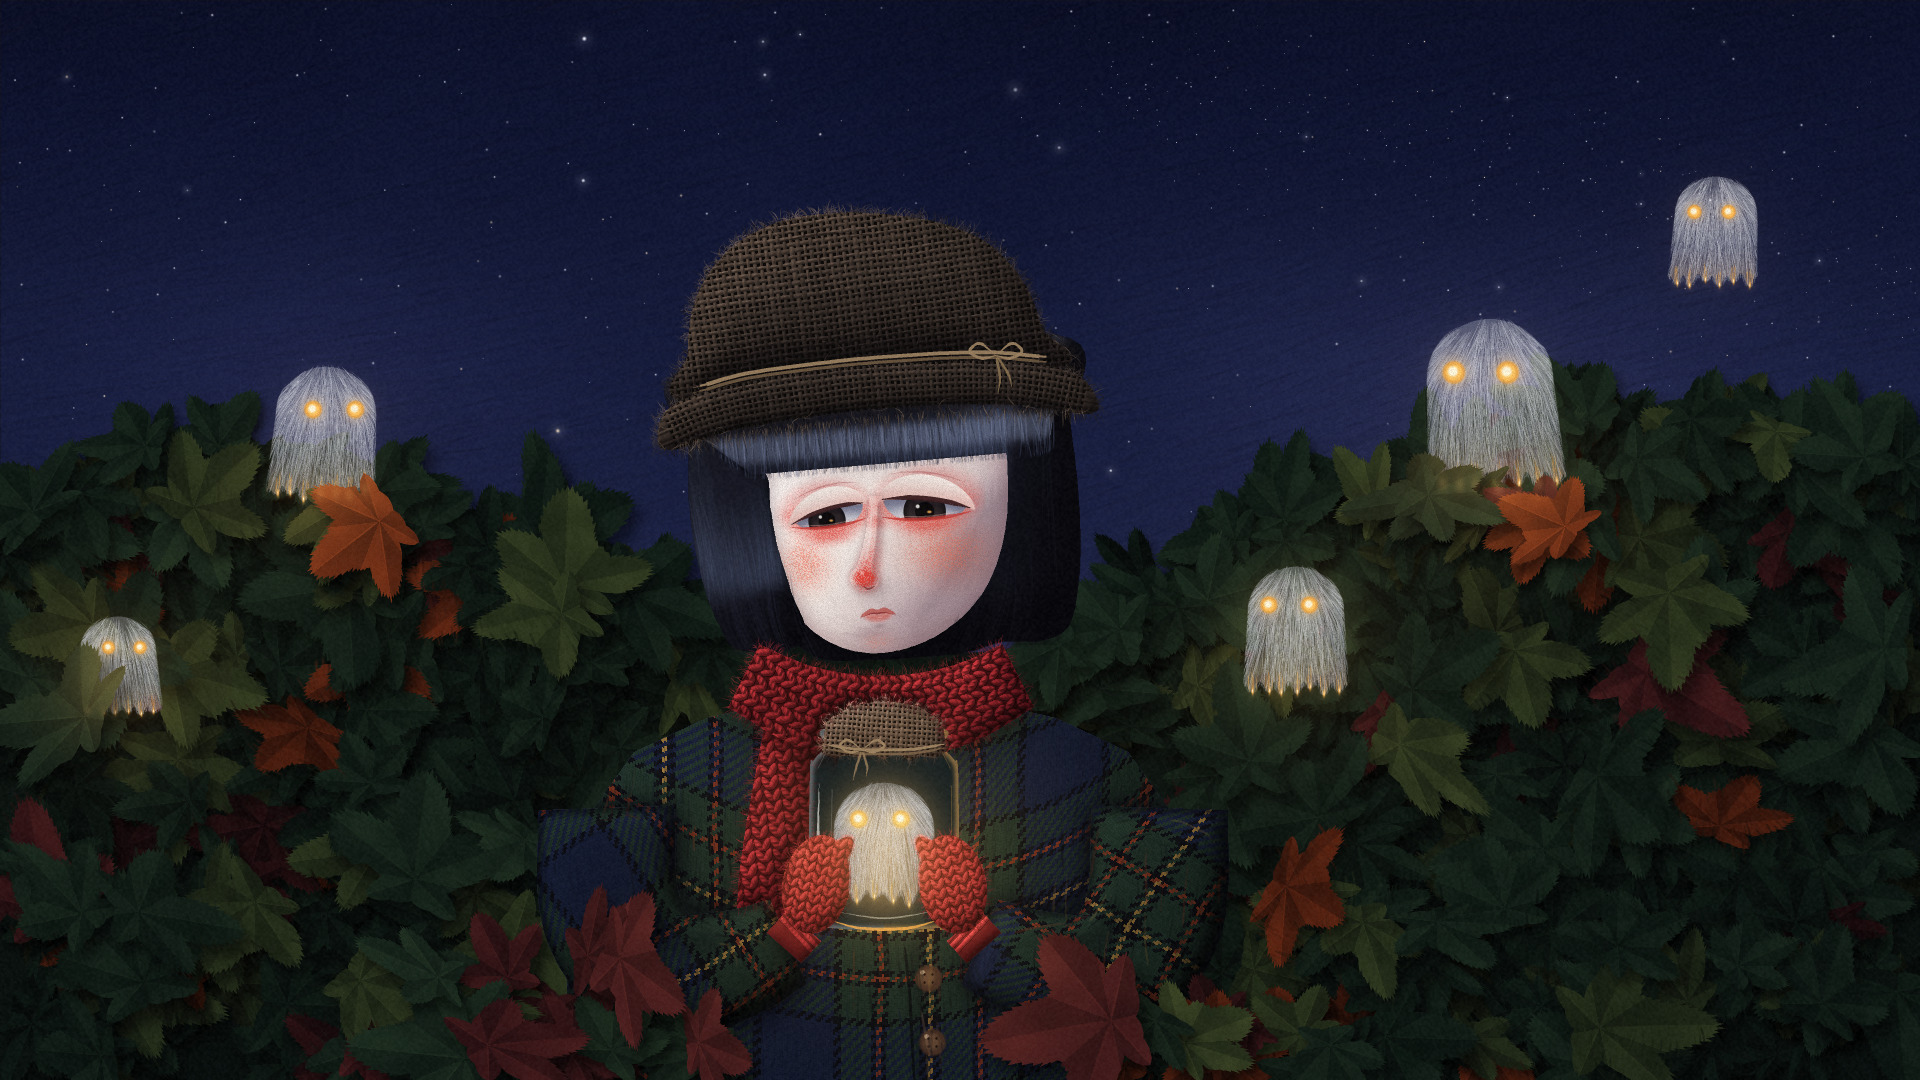

Write Python code to recreate this figure.
"""Example (poetic halloween): 罐子里的小幽灵 · The Ghost in the Jar -- a melancholic, surreal picture-book portrait
for an autumn night.

The last night of October. A pale child with a blunt jet-black bob and a dead-straight fringe, under a slouchy
burlap cloche with a frayed brim and a twine band, stands in a dark hedge of leaves. In her oxblood mittens she
holds a glass jar tied with a burlap cover; inside it a tiny sheet-ghost glows, and she looks down at it with heavy,
half-closed eyes that mirror its light. Its glow warms the wool, the glass and the underside of her face. More little
ghosts peer out of the hedge and float in the starry indigo sky, watching. Porcelain skin flushed red round the eyes,
on the nose and the cheeks; a chunky knit scarf up to the chin, a dark tartan coat with two horn buttons, a fine
printed grain over everything.

Painted in the order an illustrator works on a dark board: the board -> a chalk underdrawing -> the night sky and
stars -> the dark hedge -> flat colour -> simplified volumes (the porcelain face, the sculpted bob and its sheen) ->
the textiles (burlap, tartan, knit) -> the face (eyes, flush, nose, mouth) -> the jar and the ghosts, whose light
then warms everything near them -> the leaves in front, loose fibres and the last touches. --stages writes those
steps as snapshots for the draw-on. No image model.
python3 poetichalloween_ghost_jar.py [out.jpg] [--stages DIR]
"""
import os, sys, time
sys.path.insert(0, os.path.join(os.path.dirname(os.path.abspath(__file__)), '..', 'lib'))
import numpy as np
from core import blur, smoothstep, noise2d
from poetichalloween import PoeticHalloween

W, H = 1920, 1080
HC = np.array([880.0, 500.0])            # centre of her face (between the eyes)
TILT_D = -5.0                            # head tilted toward her right shoulder, looking down
TILT = np.deg2rad(TILT_D)
CS, SN = np.cos(TILT), np.sin(TILT)
JAR = dict(cx=884.0, top=726.0, bot=930.0, neck=56.0, half=74.0)
GHOST = dict(cx=884.0, top=782.0, w=96.0, h=118.0)            # the one in the jar
OTHERS = [dict(cx=1490.0, top=318.0, w=122.0, h=168.0, look=(-1.0, 0.2), lean=4.0),
          dict(cx=1716.0, top=176.0, w=78.0, h=108.0, look=(-0.8, 0.4), lean=-3.0),
          dict(cx=1296.0, top=566.0, w=92.0, h=126.0, look=(-1.0, -0.2), lean=0.0),
          dict(cx=326.0, top=366.0, w=96.0, h=132.0, look=(1.0, 0.3), lean=-4.0),
          dict(cx=118.0, top=616.0, w=72.0, h=98.0, look=(1.0, 0.0), lean=3.0)]


def F(u, v):
    """face-local (u right, v down, before the tilt) -> canvas"""
    return (HC[0] + u * CS - v * SN, HC[1] + u * SN + v * CS)


def FL(pts):
    return [F(u, v) for u, v in pts]


def to_local(x, y):
    dx, dy = x - HC[0], y - HC[1]
    return dx * CS + dy * SN, -dx * SN + dy * CS


class Scene:
    def __init__(self, p):
        self.p = p
        self.plan()

    def __setattr__(self, k, v):
        # some forty canvas-sized masks and light fields are kept: float16 is plenty for 0..1 coverage and halves
        # them, which keeps the peak well under 1 GB
        if isinstance(v, np.ndarray) and v.dtype == np.float32 and v.shape == (H, W):
            v = v.astype(np.float16)
        object.__setattr__(self, k, v)

    # ------------------------------------------------------------------ shapes, planned before any paint
    def plan(self):
        p = self.p
        # the face: a child's soft oval turned a little to the viewer's left (features shifted, chin off-centre)
        self.face_pts = [(-106, -140), (-116, -80), (-120, -20), (-117, 34), (-106, 80), (-86, 116), (-56, 141),
                         (-20, 152), (18, 149), (56, 134), (92, 104), (116, 60), (128, 4), (129, -70), (120, -140)]
        self.face = p.poly(FL(self.face_pts), smooth=True)
        # the bob: one solid mass from under the hat to a blunt cut at the jaw; the far-side curtain falls in
        # front of the far cheek, the near side shows behind the near cheek
        self.bob = p.poly(FL([(-176, -150), (-186, -70), (-190, 0), (-184, 64), (-172, 108), (-158, 134),
                              (-126, 142), (-96, 138), (-60, 156), (60, 160), (110, 152), (150, 154), (178, 140),
                              (192, 90), (198, 20), (196, -60), (188, -150)]), smooth=True)
        self.curtain_l = p.poly(FL([(-160, -60), (-186, -40), (-190, 0), (-184, 64), (-172, 108), (-158, 134),
                                    (-126, 142), (-96, 138), (-86, 120), (-96, 86), (-106, 40), (-110, 0),
                                    (-112, -36), (-140, -48)]), smooth=True)
        # the fringe: dead straight across, just above the eyes
        self.fringe = p.poly(FL([(-172, -160), (178, -160), (188, -100), (172, -36), (-124, -36), (-176, -80)]))
        # the hat: a slouchy burlap cloche pulled down to the fringe -- a soft lopsided crown, a short brim that
        # turns down and frays at its edge, a twine band
        self.brim_pts = [(-216, -80), (-202, -110), (-150, -126), (-60, -134), (40, -134), (140, -126), (204, -110),
                         (226, -78), (212, -68), (150, -82), (60, -90), (-40, -90), (-140, -82), (-202, -68)]
        self.brim = p.poly(FL(self.brim_pts), smooth=True)
        self.brim_path = FL([(-206, -88), (-150, -104), (-50, -112), (50, -112), (150, -104), (214, -88)])
        self.crown_pts = [(-172, -112), (-178, -164), (-166, -216), (-134, -258), (-84, -284), (-24, -290),
                          (30, -284), (86, -270), (132, -244), (162, -204), (176, -158), (178, -112)]
        self.crown = p.poly(FL(self.crown_pts), smooth=True)
        self.band_path = FL([(-176, -128), (-120, -138), (-40, -142), (40, -142), (120, -138), (178, -128)])
        self.hat = np.clip(self.brim + self.crown, 0, 1)
        # the coat: a child's narrow shoulders, two sleeves that bend in to the jar
        coat = p.poly([(784, 700), (706, 718), (634, 752), (594, 808), (572, 900), (562, 1080), (1200, 1080),
                       (1190, 900), (1168, 808), (1128, 752), (1056, 718), (978, 700)])
        sw = [136, 140, 132, 112, 92]
        self.sleeves = np.clip(p.tube([(606, 808), (612, 914), (660, 976), (730, 966), (788, 942)], sw) +
                               p.tube([(1160, 808), (1154, 914), (1108, 976), (1038, 966), (980, 942)], sw), 0, 1)
        self.coat = np.clip(coat + self.sleeves, 0, 1)
        # the scarf: a thick roll up to the chin, one end hanging down the front
        self.scarf_path = [(744, 676), (806, 706), (880, 718), (956, 706), (1018, 676)]
        self.scarf_roll = p.tube(self.scarf_path, [70, 80, 86, 80, 70])
        self.end_path = [(808, 712), (792, 790), (778, 870), (772, 940)]
        self.scarf_end = p.tube(self.end_path, [80, 78, 76, 74])
        self.scarf = np.clip(self.scarf_roll + self.scarf_end, 0, 1)
        # the jar: a neck, round shoulders, a straight body; a burlap cover tied over its mouth
        j = JAR
        cx, t, b, nk, hf = j['cx'], j['top'], j['bot'], j['neck'], j['half']
        self.jar = p.poly([(cx - nk, t + 2), (cx + nk, t + 2), (cx + nk + 2, t + 20), (cx + hf - 4, t + 34),
                           (cx + hf, t + 50), (cx + hf, b - 18), (cx + hf - 8, b - 4), (cx, b), (cx - hf + 8, b - 4),
                           (cx - hf, b - 18), (cx - hf, t + 50), (cx - hf + 4, t + 34), (cx - nk - 2, t + 20)],
                          smooth=True)
        r = np.random.default_rng(3)
        hem = [(cx + 62 - k * 124 / 10, t + 28 + (6 if k % 2 else 0) + r.uniform(-3, 3)) for k in range(11)]
        self.cover = p.poly([(cx - 62, t + 22), (cx - 58, t - 4), (cx - 34, t - 20), (cx, t - 26), (cx + 34, t - 20),
                             (cx + 58, t - 4), (cx + 62, t + 22)] + hem, smooth=False)
        self.cover = p.soften(self.cover, 0.8)
        # mittens holding the jar from the sides, thumbs over the front; ribbed cuffs at the wrists
        self.mitt_l = np.maximum(p.ellipse(816, 884, 34, 50, 12), p.ellipse(840, 852, 11, 21, 35))
        self.mitt_r = np.maximum(p.ellipse(952, 884, 34, 50, -12), p.ellipse(928, 852, 11, 21, -35))
        self.mittens = np.clip(self.mitt_l + self.mitt_r, 0, 1)
        self.cuff_l = p.tube([(804, 926), (784, 948)], 46) * (1 - self.mittens)
        self.cuff_r = p.tube([(964, 926), (984, 948)], 46) * (1 - self.mittens)
        self.cuffs = np.clip(self.cuff_l + self.cuff_r, 0, 1)
        # the hedge behind her
        self.hedge_line = ([0, 160, 330, 470, 600, 760, 1000, 1180, 1300, 1450, 1620, 1780, 1920],
                           [520, 470, 500, 560, 610, 640, 650, 600, 520, 470, 430, 452, 470])
        self.hedge = p.below(*self.hedge_line)
        # visible parts (front to back)
        hands = np.clip(self.mittens + self.cuffs, 0, 1)
        self.v_hands = hands
        self.v_jar = self.jar * (1 - hands)
        self.v_cover = self.cover * (1 - hands)
        jar_all = np.clip(self.jar + self.cover, 0, 1)
        self.v_sleeves = self.sleeves * (1 - hands)
        self.v_scarf = self.scarf * (1 - hands) * (1 - self.sleeves) * (1 - jar_all)
        self.v_coat = self.coat * (1 - self.scarf) * (1 - hands) * (1 - self.sleeves) * (1 - jar_all)
        self.v_fringe = self.fringe * (1 - self.hat)
        self.v_face = self.face * (1 - self.fringe) * (1 - self.curtain_l) * (1 - self.hat) * (1 - self.scarf)
        self.v_curtain = self.curtain_l * (1 - self.hat) * (1 - self.fringe) * (1 - self.scarf)
        self.v_bob = self.bob * (1 - self.face) * (1 - self.hat) * (1 - self.fringe) * (1 - self.curtain_l) * \
            (1 - self.scarf) * (1 - self.coat)
        self.hair = np.clip(self.v_bob + self.v_curtain + self.v_fringe, 0, 1)
        self.figure = np.clip(self.hat + self.bob + self.face + self.coat + self.scarf + hands + jar_all, 0, 1)

    # ------------------------------------------------------------------ hair flow (degrees)
    def hair_flow(self, x, y):
        x = np.asarray(x, np.float32); y = np.asarray(y, np.float32)
        u, v = to_local(x, y)
        turn = 22 * smoothstep(70, 150, v) * np.where(u < 0, -1, 1)       # ends turned under, toward the neck
        fringe = (v > -160) & (v < -30) & (np.abs(u) < 172)
        a = np.where(fringe, 90.0, 90 + turn + 6 * np.clip(u / 180, -1, 1))
        return a + TILT_D

    # ------------------------------------------------------------------ 1. chalk underdrawing
    def sketch(self):
        p = self.p
        r = np.random.default_rng(5)
        sk = lambda pts, a=0.42, w=2.0, **kw: p.sketch(pts, 'chalk', w, a, seed=int(r.integers(1 << 30)), **kw)
        sk(FL(self.face_pts[1:-1]))
        sk(FL([(-176, -150), (-190, 0), (-172, 108), (-126, 142), (-86, 112)]))
        sk(FL([(188, -150), (198, 20), (178, 140), (110, 152)]))
        sk(FL([(-124, -36), (172, -36)]), smooth=False)
        sk(FL(self.brim_pts[:8]))
        sk(FL(self.crown_pts))
        sk(FL([(-54 - 32, 6), (-54 + 32, 2)]), 0.28, smooth=False)
        sk(FL([(46 - 36, 4), (46 + 36, 0)]), 0.28, smooth=False)
        sk(FL([(-4, -4), (-8, 28), (-14, 54), (-22, 76)]), 0.25)
        sk([(634, 752), (594, 808), (572, 900), (562, 1080)]); sk([(1128, 752), (1168, 808), (1190, 900), (1200, 1080)])
        sk(self.scarf_path, 0.28); sk([(788, 942), (660, 976), (612, 914)]); sk([(980, 942), (1108, 976), (1154, 914)])
        j = JAR
        sk([(j['cx'] - j['neck'], j['top']), (j['cx'] - j['half'], j['top'] + 50), (j['cx'] - j['half'], j['bot'] - 18),
            (j['cx'], j['bot']), (j['cx'] + j['half'], j['bot'] - 18), (j['cx'] + j['half'], j['top'] + 50),
            (j['cx'] + j['neck'], j['top'])], 0.3)
        for (cx, cy, rx, ry, rot) in ((816, 884, 34, 50, 12), (952, 884, 34, 50, -12)):
            t = np.linspace(0, 2 * np.pi, 30)
            c, s = np.cos(np.deg2rad(rot)), np.sin(np.deg2rad(rot))
            sk([(cx + rx * np.cos(a) * c - ry * np.sin(a) * s, cy + rx * np.cos(a) * s + ry * np.sin(a) * c)
                for a in t], 0.25)
        for g in [GHOST] + OTHERS:
            cx, top, w, h = g['cx'], g['top'], g['w'], g['h']
            R = w / 2
            t = np.linspace(np.pi, 2 * np.pi, 14)
            sk([(cx - R * 1.08, top + h * 0.95)] + [(cx + R * np.cos(a), top + R + R * np.sin(a)) for a in t] +
               [(cx + R * 1.08, top + h * 0.95)], 0.22, 1.3)
        xs, ys = self.hedge_line
        sk(list(zip(xs[:5], ys[:5])), 0.18); sk(list(zip(xs[7:], ys[7:])), 0.18)

    # ------------------------------------------------------------------ 2. night sky
    def sky(self):
        p = self.p
        val = p.value(0.15, 0.85, 0, 760, mottle=0.06, scale=260, seed=21)
        p.wash(p.rect(0, 0, W, H), ('night', val), 1.0, grain=0.3, edge=0)
        # a faint haze low over the hedge on the right, a hint of violet on the left
        p.glaze(p.spot(1500, 380, 700, 260, solid=0.0), 'haze', 0.22, 'screen')
        p.glaze(p.spot(300, 360, 520, 220, solid=0.0), 'dusk', 0.18, 'screen')
        # the painterly hand: fine diagonal strokes over the whole sky, colours from the sky under them
        fl = p.flow(-14, 8, 300, seed=22)
        p.strokes(p.rect(0, 0, W, 760), fl, 'canvas', (50, 120), (2.5, 4.5), 1.1, pressure=0.7, alpha=0.55,
                  value=0.07, hue=0.03, streak=0.4, soft=0.6, seed=23)
        p.strokes(p.rect(0, 0, W, 760), fl, ('night', val * 1.1 + 0.05), (30, 80), (1.5, 2.5), 0.5, pressure=0.6,
                  alpha=0.3, value=0.1, seed=24)
        keep = 1 - p.soften(self.figure, 12)
        p.stars(p.rect(0, 0, W, 560) * keep * smoothstep(620, 360, p.YY), 260, (0.5, 1.4), bright=0.07, seed=25)
        # a thin drift of small stars across the upper right
        band = np.exp(-((p.YY - (40 + 0.26 * (p.XX - 1000))) / 70.0) ** 2) * (p.XX > 1050)
        p.stars(band * keep, 220, (0.4, 0.9), bright=0.02, seed=26)

    # ------------------------------------------------------------------ 3. the dark hedge
    def hedge_leaves(self):
        p = self.p
        hm = self.hedge
        p.wash(hm, ('leaf', p.value(0.25, 0.05, 420, 1080, seed=31)), 1.0, grain=0.3, edge=0.6)
        reg = blur(hm, 18) * (1 - 0.92 * p.soften(self.figure, 4))
        greens = ('leaf', 'leaf', 'leaf_olive', 'leaf')
        p.foliage(reg, 270, (70, 130), greens, (0.04, 0.3), veins=0.28, seed=32)
        p.foliage(reg, 240, (80, 140), greens + greens + ('leaf_maroon', 'leaf_rust'), (0.08, 0.42), veins=0.32,
                  seed=33)
        # the leaves along the top edge of the hedge, against the sky
        xs, ys = self.hedge_line
        yl = np.interp(np.arange(W, dtype=np.float32), xs, ys)
        top = smoothstep(60, 0, np.abs(p.YY - yl[None])) * (1 - p.soften(self.figure, 6))
        p.foliage(top, 90, (70, 120), greens, (0.14, 0.45), veins=0.32, seed=34)
        # a painterly pass: short strokes in the colour under them
        p.strokes(hm * (1 - self.figure), p.flow(60, 60, 90, seed=35), 'canvas', (16, 36), (2.0, 3.5), 0.6,
                  pressure=0.66, alpha=0.4, value=0.1, hue=0.04, seed=36)

    # ------------------------------------------------------------------ 4. flat colour
    def block(self):
        p = self.p
        p.wash(self.v_coat + self.v_sleeves, 'navy', 1.0, grain=0.3, edge=0.3)
        p.wash(self.hair, 'hair_black', 1.0, grain=0.15, edge=0.3)
        p.wash(self.v_face, 'porcelain', 1.0, grain=0.15, edge=0.3)
        p.wash(self.v_scarf, 'oxblood', 1.0, grain=0.25, edge=0.5)
        p.wash(self.v_hands, 'oxblood', 1.0, grain=0.25, edge=0.5)
        p.wash(self.v_jar, '#1d2a33', 0.55, grain=0.2, edge=0.3)
        p.wash(self.v_cover, 'burlap', 1.0, grain=0.3, edge=0.6)
        p.wash(self.hat, 'burlap_dark', 1.0, grain=0.3, edge=0.6)

    # ------------------------------------------------------------------ 5. simplified volumes
    def model(self):
        p = self.p
        # porcelain face: a soft dome, cool grey-mauve on the shadow side, the fringe's shadow on the brow
        face_r = ('#9c8790', '#bca9ae', '#d8cac8', '#ece2dd', '#f8f2ee')
        self.face_lit = p.model(self.v_face, face_r, light=(-0.8, -0.4, 0.45), sigma=84, lo=0.0, hi=1.0,
                                gamma=0.9, grain=0.12, edge=0.3, mottle=0.04)
        p.glaze(np.maximum(p.spot(*F(60, 58), 84, 60, TILT_D, solid=0.0), p.spot(*F(-78, 54), 48, 54, TILT_D, solid=0.0))
                * self.v_face, '#f0c9bd', 0.35, 'multiply')
        p.glaze(p.soften(self.fringe, 10) * self.v_face, '#b39fa8', 0.5, 'multiply')
        rim = (1 - smoothstep(0.35, 0.95, p.soften(self.face, 16))) * self.v_face
        p.glaze(rim, '#c2adb5', 0.6, 'multiply')
        sockets = np.maximum(p.spot(*F(-54, -6), 52, 32, TILT_D, solid=0.1), p.spot(*F(46, -8), 58, 34, TILT_D, solid=0.1))
        p.glaze(sockets * self.v_face, '#cbb6bd', 0.5, 'multiply')
        p.glaze(p.spot(*F(78, 66), 52, 46, TILT_D, solid=0.0) * self.v_face, '#d0bfc4', 0.35, 'multiply')
        p.glaze(p.spot(*F(-20, 132), 34, 14, TILT_D, solid=0.0) * self.v_face, '#bfa8b1', 0.4, 'multiply')
        p.glaze(p.spot(*F(-70, 40), 40, 30, TILT_D, solid=0.0) * self.v_face, '#ffffff', 0.25, 'screen')
        p.glaze(p.soften(self.scarf, 9) * self.v_face * (1 - self.scarf), '#7a6470', 0.5, 'multiply')
        p.strokes(self.v_face, p.contour(self.face, 24, fallback=80), 'canvas', (24, 50), (3, 5), 0.6,
                  pressure=0.6, opacity=0.95, alpha=0.35, value=0.03, streak=0.3, clip=self.v_face, seed=41)
        # the bob: one sculpted mass lit as a whole, a sheen band, a whisper of strands
        hm = np.clip(self.bob + self.fringe + self.curtain_l, 0, 1)
        lit = p.shading(hm, sigma=80)
        self.hair_lit = lit
        p.model(self.hair, 'hair', lit=lit, lo=0.0, hi=0.66, grain=0.15, edge=0.3)
        # where the far curtain turns away along the cheek, and the hat's shadow on the hair
        inner = p.soften(self.curtain_l, 7) * (1 - p.soften(self.curtain_l, 7)) * 4 * self.v_curtain * \
            smoothstep(0.02, 0.2, p.soften(self.face, 14))
        p.glaze(inner, '#000000', 0.5, 'normal')
        p.glaze(p.soften(self.hat, 14) * self.hair * (1 - self.hat), '#000000', 0.5, 'normal')
        fld = self.hair_flow
        p.sheen(self.hair, fld, lit, band=(0.5, 0.66, 0.8), colour='hair_sheen', alpha=0.45, strokes=0.25, seed=42)
        # the fringe curves forward under the hat: a soft band of sheen across its upper part
        u_, v_ = to_local(p.XX, p.YY)
        fb = self.v_fringe * smoothstep(-84, -66, v_) * smoothstep(-36, -58, v_)
        p.sheen(self.v_fringe, fld, 0.5 + 0.3 * fb, band=(0.55, 0.8, 0.95), colour='hair_shine', alpha=0.45,
                strokes=0.4, seed=47)
        del u_, v_
        cols = ('jet', 'hair_black', 'hair_dark', 'hair')
        p.strands(np.clip(self.v_bob + self.v_curtain, 0, 1), fld, cols, n=500, length=(60, 160), width=(1.0, 1.6),
                  shade=lit, spread=0.25, alpha=0.3, lock=(10, 6), seed=45)
        p.strands(self.v_fringe, fld, ('jet', 'hair_dark', 'hair', 'hair_sheen'), n=320, length=(30, 70),
                  width=(0.9, 1.4), shade=0.25 + 0.5 * fb, spread=0.3, alpha=0.4, seed=46)
        # the coat and sleeves: a dark under-colour lit from the upper left (the tartan goes on in the next step)
        self.coat_lit = np.clip(p.shading(self.coat, sigma=80) * (1 - self.sleeves) +
                                p.shading(self.sleeves, sigma=30) * self.sleeves, 0, 1)
        p.model(self.v_coat + self.v_sleeves, ('#0b0e19', '#141a2c', '#1d2539', '#2a3349', '#3a4459'),
                lit=self.coat_lit, grain=0.3, edge=0.3)
        # wool: oxblood, rounded
        p.model(self.v_scarf, 'oxblood', sigma=22, lo=0.05, hi=0.68, grain=0.25, edge=0.5)
        p.model(self.mitt_l, 'oxblood', sigma=18, lo=0.05, hi=0.7, grain=0.25, edge=0.5)
        p.model(self.mitt_r * (1 - self.mitt_l), 'oxblood', sigma=18, lo=0.05, hi=0.7, grain=0.25, edge=0.5)
        p.model(self.cuffs, 'oxblood', sigma=10, lo=0.05, hi=0.7, grain=0.25, edge=0.5)
        # burlap hat: a modelled crown, the brim darker underneath, the brim's shadow on the crown; the jar's cover
        hat_r = ('#0d0b0b', '#171312', '#221c19', '#2f2722', '#43372f')
        p.model(self.crown * (1 - self.brim), hat_r, sigma=50, lo=0.08, hi=1.0, grain=0.3, edge=0.5)
        p.model(self.brim, hat_r, sigma=14, lo=0.05, hi=0.85, grain=0.3, edge=0.5)
        p.model(self.v_cover, 'burlap', sigma=14, lo=0.15, hi=1.0, grain=0.3, edge=0.5)

    # ------------------------------------------------------------------ 6. textiles
    def cloth(self):
        p = self.p
        # burlap on the hat (the brim woven along its curve) and on the jar's cover
        p.burlap(self.crown * (1 - self.brim), angle=TILT_D - 3, period=6.4, strength=0.8, seed=51)
        bs, bt = p.along(self.brim_path, self.brim)
        p.burlap(self.brim, coords=(bs, bt), period=6.0, strength=0.8, seed=53)
        del bs, bt
        p.burlap(self.v_cover, angle=4, period=5.0, strength=0.8, seed=54)
        # a soft dent and two creases in the crown, a twine band with a small bow on the side
        for pts in ([(-100, -262), (-40, -270), (10, -266)], [(-130, -170), (-112, -224)], [(96, -180), (118, -236)]):
            p.line(FL(pts), 3.0, '#060505', 0.4, taper=(0.5, 0.5))
        p.line(self.band_path, 4.0, '#9a8060', 0.95, taper=(0.05, 0.05))
        p.line([(x, y + 5) for x, y in self.band_path], 3.4, '#6f5a42', 0.9, taper=(0.05, 0.05))
        bx, by = F(128, -134)
        for sg in (-1, 1):
            p.line([(bx, by), (bx + sg * 16, by - 12), (bx + sg * 26, by - 4), (bx + sg * 14, by + 3), (bx, by)], 3.0,
                   '#9a8060', 0.95, taper=(0.2, 0.2))
        p.line([(bx, by), (bx + 4, by + 22), (bx + 2, by + 38)], 2.8, '#87704f', 0.9, taper=(0.1, 0.6))
        p.line([(bx, by), (bx + 12, by + 18), (bx + 16, by + 32)], 2.8, '#87704f', 0.9, taper=(0.1, 0.6))
        # the frayed edge of the brim: loose threads hanging from it
        edge = np.zeros((H, W), np.float32)
        for uu in np.linspace(-200, 210, 240):
            x, y = F(uu, -72 - 12 * (1 - (uu / 215) ** 2))
            edge[int(y) - 1:int(y) + 2, int(x) - 1:int(x) + 2] = 1
        p.strands(self.brim, 90 + TILT_D, ('burlap', 'burlap_light', 'burlap_hi'), n=260, length=(6, 20),
                  width=(0.7, 1.2), roots=edge, clip=False, curl=3, jitter=14, alpha=0.75, seed=57)
        del edge
        p.fuzz(self.hat, (5, 16), n=900, width=(0.7, 1.1), out=0.65, alpha=0.6, lift=0.4, curl=20, seed=55)
        p.fuzz(self.v_cover, (3, 9), n=240, width=(0.6, 1.0), out=0.6, alpha=0.6, lift=0.3, curl=20, seed=56)
        # tartan coat: a dark sett with thin rust and ochre lines, checks wobbling with the folds
        sett = [('navy', 14), ('tar', 3), ('bottle', 12), ('tar', 2), ('#6a2c1c', 2), ('tar', 2), ('bottle', 12),
                ('tar', 3), ('#806232', 1)]
        nu = (noise2d(H, W, 140, 3, 61) - 0.5) * 16; nv = (noise2d(H, W, 140, 3, 62) - 0.5) * 16
        U = p.XX + nu; V = p.YY + nv + 0.05 * (p.XX - 880) ** 2 / 40
        p.tartan(self.v_coat, sett, 2.6, coords=(U, V), lit=self.coat_lit, lo=0.28, hi=1.15, seed=63)
        for (sm, ang) in ((self.v_sleeves * (p.XX < 880), -34), (self.v_sleeves * (p.XX >= 880), 34)):
            a = np.deg2rad(ang)
            Us = (p.XX * np.cos(a) + p.YY * np.sin(a)) + nu; Vs = (-p.XX * np.sin(a) + p.YY * np.cos(a)) + nv
            p.tartan(sm, sett, 2.6, coords=(Us, Vs), lit=self.coat_lit, lo=0.22, hi=1.2, seed=64)
        del nu, nv, U, V
        # folds and shadows: the crease inside each elbow, the scarf's and the sleeves' shadow on the coat
        folds = np.maximum.reduce([p.tube([(640, 904), (676, 944), (722, 938)], 16),
                                   p.tube([(1124, 904), (1090, 944), (1044, 938)], 16)])
        p.glaze(p.soften(folds, 8) * self.coat, '#05060a', 0.5, 'normal')
        p.glaze(p.soften(np.roll(self.scarf, 18, axis=0), 14) * self.v_coat, '#05060a', 0.45, 'normal')
        # the arms in front of the body: the coat darkens round them, each sleeve darkens at its edges and catches
        # a little light along its top
        edge = p.soften(self.sleeves, 13)
        p.glaze(np.clip(edge * 2.2, 0, 1) * (1 - self.sleeves) * self.v_coat, '#04050a', 0.62, 'normal')
        p.glaze((1 - smoothstep(0.55, 0.97, p.soften(self.sleeves, 7))) * self.v_sleeves, '#04050a', 0.5, 'normal')
        top = self.v_sleeves * (1 - smoothstep(0.0, 1.0, np.clip(np.roll(p.soften(self.sleeves, 6), -16, axis=0), 0, 1)))
        forearms = np.maximum(p.spot(724, 948, 90, 50, solid=0.4), p.spot(1044, 948, 90, 50, solid=0.4))
        p.glaze(top * forearms, '#6c7894', 0.45, 'screen')
        # the coat's front edge and two horn buttons below the jar
        p.line([(904, 940), (910, 1000), (914, 1080)], 3.0, '#05060a', 0.7, taper=(0.1, 0.1))
        p.glaze(p.soften(p.tube([(916, 940), (922, 1080)], 10), 4) * self.v_coat, '#05060a', 0.35, 'normal')
        for (bx, by) in ((928, 978), (932, 1042)):
            p.dab(bx + 1, by + 4, 17, '#05050a', 0.5, soft=0.8)
            p.dab(bx, by, 15, '#3a281f', 1.0, soft=0.2)
            p.dab(bx - 1, by - 1, 11, '#58402f', 0.9, soft=0.5)
            p.dab(bx - 6, by - 6, 3.2, '#c0a185', 0.8, soft=0.4)
            for dx, dy in ((-4, -4), (4, -4), (-4, 4), (4, 4)):
                p.dab(bx + dx, by + dy, 1.8, '#140d0a', 0.9, soft=0.3)
        fld = p.blend(p.flow(92, 8, 200, seed=65), p.contour(self.sleeves, 26, fallback=90), self.sleeves)
        p.strokes(self.v_coat + self.v_sleeves, fld, 'canvas', (30, 70), (2.0, 3.2), 0.7, pressure=0.62, alpha=0.35,
                  value=0.08, hue=0.03, streak=0.4, seed=66)
        # chunky knit: the scarf roll along its path, the hanging end down its own, mittens; ribbed cuffs
        p.knit(self.scarf_roll * self.v_scarf, (17, 12), path=self.scarf_path, strength=0.85, seed=67)
        p.knit(self.scarf_end * (1 - self.scarf_roll) * self.v_scarf, (17, 12), angle=-8, origin=(790, 800),
               strength=0.85, seed=68)
        p.knit(self.mitt_l, (13, 10), angle=14, origin=(826, 848), curve=0.5, strength=0.85, seed=69)
        p.knit(self.mitt_r * (1 - self.mitt_l), (13, 10), angle=-14, origin=(942, 848), curve=0.5, strength=0.85,
               seed=70)
        p.rib(self.cuff_l, [(780, 922), (806, 898)], 7.0)
        p.rib(self.cuff_r, [(962, 898), (988, 922)], 7.0)
        p.glaze(p.soften(np.roll(self.scarf_roll, 10, axis=0), 6) * self.scarf_end * (1 - self.scarf_roll), '#160406', 0.45,
                'normal')
        p.fuzz(self.v_scarf, (5, 12), n=800, width=(0.7, 1.1), out=0.6, alpha=0.55, lift=0.18, seed=71)
        p.fuzz(self.mittens, (4, 10), n=420, width=(0.7, 1.1), out=0.6, alpha=0.55, lift=0.18, seed=72)

    # ------------------------------------------------------------------ 7. the face
    def features(self):
        p = self.p
        vf = self.v_face
        # the red flush: a band under and round the eyes running over the bridge, the cheeks, a little on the chin
        core = np.maximum.reduce([
            p.spot(*F(-54, 24), 44, 24, TILT_D, solid=0.25), p.spot(*F(46, 22), 52, 26, TILT_D, solid=0.25),
            p.spot(*F(-4, 20), 26, 16, TILT_D, solid=0.0) * 0.7,
            p.ring(*F(-54, 4), 34, 21, 16, TILT_D, below=0.5) * 0.85,
            p.ring(*F(46, 2), 39, 23, 18, TILT_D, below=0.5) * 0.85])
        p.flush(core * vf, 'flush', 0.62, speckle=0.3)
        wide = np.maximum.reduce([p.spot(*F(60, 56), 76, 56, TILT_D, solid=0.0),
                                  p.spot(*F(-80, 56), 44, 52, TILT_D, solid=0.0),
                                  p.spot(*F(-14, 140), 30, 14, TILT_D, solid=0.0) * 0.6])
        p.flush(wide * vf, 'flush_light', 0.4, speckle=0.85)
        # eyes: heavy, half closed, looking down at the jar
        look = (-0.1, 0.9)
        p.eye(*F(-54, 4), 36, 22, look=look, lid=0.52, lower=0.08, droop=0.45, rot=TILT_D - 4, side=-1, iris_r=0.68,
              fold='#e3a39b', reflect='#f7b45e', clip=vf)
        p.eye(*F(46, 2), 43, 25, look=look, lid=0.52, lower=0.08, droop=0.45, rot=TILT_D + 3, side=1, iris_r=0.68,
              fold='#e3a39b', reflect='#f7b45e', clip=vf)
        # the long nose with a red tip; the small unsmiling mouth; a soft contour on the shadow side
        p.nose(FL([(-4, -4), (-8, 28), (-14, 54), (-22, 76)]), 26, tip_r=14, side=1, shade=0.55, tip_strength=0.85,
               clip=vf)
        p.mouth(*F(-12, 112), 34, droop=0.25, rot=TILT_D)
        p.line(FL([(125, -10), (118, 50), (96, 92), (60, 124), (24, 144), (-14, 152), (-48, 140)]), 2.2,
               '#8f7480', 0.3, taper=(0.5, 0.5), dry=0.3, clip=vf)
        p.glaze(p.soften(self.curtain_l, 8) * vf * (1 - self.curtain_l), '#6e5a66', 0.4, 'multiply')

    # ------------------------------------------------------------------ 8. the jar, the ghosts and their light
    def ghosts(self):
        p = self.p
        g, j = GHOST, JAR
        p.light(g['cx'], g['top'] + g['h'] * 0.6, 140, power=1.35, squash=0.9)
        for o in OTHERS:
            p.light(o['cx'], o['top'] + o['h'] * 0.6, o['w'] * 1.15, power=0.7)
        # what catches the light: leaves fully, the sky a little (air), wool and porcelain facing down strongly
        rec = 0.12 + 0.88 * p.soften(self.hedge.astype(np.float32), 40)
        under = p.shading(self.face, light=(0.1, 0.9, 0.45), sigma=40)
        rec = rec * (1 - self.figure) + self.figure * 0.3
        rec = np.where(self.v_face > 0.5, 0.25 + 0.8 * under, rec)
        rec = np.where(self.v_hands > 0.5, 1.0, rec)
        rec = np.where(self.v_scarf > 0.5, 0.45, rec)
        rec = np.where((self.v_coat + self.v_sleeves) > 0.5, 0.7, rec)
        rec = np.where(self.v_cover > 0.5, 0.6, rec)
        p.illuminate(rec.astype(np.float32), gain=1.0, base=0.15, albedo=1.4)
        del rec, under
        for i, o in enumerate(OTHERS):
            p.ghost(o['cx'], o['top'], o['w'], o['h'], look=o['look'], lean=o['lean'], tips=6 if o['w'] < 90 else 7,
                    seed=81 + i)
        # the jar: the coat seen through grey-green glass, the ghost inside, warm air filling the glass
        inside = self.v_jar * (1 - self.cover)
        p.glaze(inside, '#8fa3a6', 0.3, 'multiply')
        p.ghost(g['cx'], g['top'], g['w'], g['h'], look=(-0.6, -0.8), tips=6, glow=1.25, clip=inside, seed=80)
        p.glaze(p.spot(g['cx'], g['top'] + g['h'] * 0.6, 90, 110, solid=0.0) * inside, 'glow', 0.5, 'screen')
        # the glass itself: a band of light just inside its edge (cool on the left, warm on the right), a white
        # streak down the left, the thick base and the shoulders catching the glow
        cx, t, b, hf = j['cx'], j['top'], j['bot'], j['half']
        keep = 1 - self.mittens
        rim = self.jar * (1 - smoothstep(0.55, 0.95, p.soften(self.jar, 5))) * keep * (1 - self.cover)
        p.glaze(rim * (p.XX < cx), '#cdd8da', 0.35, 'screen')
        p.glaze(rim * (p.XX >= cx), 'glow', 0.45, 'screen')
        p.line([(cx - hf + 9, t + 58), (cx - hf + 8, t + 120), (cx - hf + 10, b - 30)], 3.0, '#f2efe6', 0.65,
               taper=(0.4, 0.5), clip=keep)
        p.line([(cx - hf + 22, t + 64), (cx - hf + 21, t + 110)], 7.0, '#e9eee9', 0.16, taper=(0.5, 0.5), clip=keep)
        p.line([(cx + hf - 7, t + 60), (cx + hf - 6, b - 34)], 2.4, 'glow', 0.6, taper=(0.4, 0.4), clip=keep)
        p.line([(cx - hf + 14, b - 12), (cx - 24, b - 2), (cx + 24, b - 2), (cx + hf - 14, b - 12)], 3.4, 'glow', 0.8,
               taper=(0.4, 0.4), clip=keep)
        p.line([(cx - hf + 18, b - 20), (cx, b - 12), (cx + hf - 18, b - 20)], 2.0, 'glow_core', 0.45,
               taper=(0.4, 0.4), clip=keep)
        p.line([(cx - j['neck'] - 2, t + 26), (cx - hf + 8, t + 42)], 2.2, '#f2efe6', 0.5, taper=(0.4, 0.4))
        p.line([(cx + j['neck'] + 2, t + 26), (cx + hf - 8, t + 42)], 2.2, 'glow', 0.5, taper=(0.4, 0.4))
        p.emit(cx, g['top'] + g['h'] * 0.6, 50, 0.3, ry=70)
        # twine round the neck of the jar, a small bow
        tw = [(cx - 60, t + 18), (cx - 30, t + 23), (cx, t + 24), (cx + 30, t + 23), (cx + 60, t + 18)]
        p.line(tw, 3.0, '#a08562', 0.95, taper=(0.1, 0.1))
        p.line([(x, y + 4) for x, y in tw], 2.6, '#7c6448', 0.9, taper=(0.1, 0.1))
        bx, by = cx - 22, t + 24
        for sg in (-1, 1):
            p.line([(bx, by), (bx + sg * 14, by - 10), (bx + sg * 22, by - 4), (bx + sg * 12, by + 2), (bx, by)], 2.6,
                   '#a08562', 0.95, taper=(0.2, 0.2))
        p.line([(bx, by), (bx - 6, by + 18), (bx - 9, by + 30)], 2.4, '#8f7656', 0.9, taper=(0.1, 0.6))
        p.line([(bx, by), (bx + 5, by + 16), (bx + 4, by + 26)], 2.4, '#8f7656', 0.9, taper=(0.1, 0.6))

    # ------------------------------------------------------------------ 9. last touches
    def last(self):
        p = self.p
        # leaves in front: over the lower corners of her coat and round the ghosts in the hedge, lit by them
        front = np.maximum.reduce([p.spot(560, 1060, 220, 140, solid=0.3), p.spot(1240, 1070, 240, 130, solid=0.3),
                                   p.spot(1296, 700, 90, 50, solid=0.2), p.spot(118, 720, 80, 40, solid=0.2),
                                   p.spot(1500, 500, 120, 40, solid=0.2), p.spot(330, 512, 90, 30, solid=0.2)])
        p.foliage(front, 46, (80, 130), ('leaf', 'leaf_olive', 'leaf', 'leaf_maroon', 'leaf_rust'), (0.2, 0.5),
                  lit=1.0, veins=0.4, seed=91)
        # the blunt cut: a few fine tips just below the fringe
        edge = np.zeros((H, W), np.float32)
        for uu in np.linspace(-120, 168, 140):
            x, y = F(uu, -37)
            xi, yi = int(x), int(y)
            edge[yi - 1:yi + 1, xi - 1:xi + 1] = 1
        p.strands(self.fringe, self.hair_flow, ('jet', 'hair_black', 'hair_dark'), n=60, length=(4, 9),
                  width=(0.7, 1.0), roots=edge, clip=False, alpha=0.5, jitter=8, seed=92)
        # loose burlap fibres catching the light at the hat's edge
        b2 = p.soften(self.hat, 2)
        p.strands(self.hat, 0.0, ('burlap_hi', '#8a7462'), n=70, length=(8, 22), width=(0.6, 0.9),
                  roots=((b2 > 0.4) & (b2 < 0.6)).astype(np.float32), curl=20, jitter=80, clip=False, alpha=0.5,
                  seed=93)
        # a faint warm breath in the air round the jar
        p.glaze(p.spot(884, 820, 220, 180, solid=0.0) * (1 - self.v_face) * (1 - self.jar), 'glow', 0.07, 'screen')


PHASES = ('sketch', 'sky', 'hedge_leaves', 'block', 'model', 'cloth', 'features', 'ghosts', 'last')


def main():
    out = sys.argv[1] if len(sys.argv) > 1 and not sys.argv[1].startswith('--') else 'poetichalloween_ghost_jar.jpg'
    stages = sys.argv[sys.argv.index('--stages') + 1] if '--stages' in sys.argv else None
    T0 = time.time()
    tick = (lambda name: print(f'{name:12s} {time.time() - T0:5.1f}s')) if os.environ.get('PH_TIMING') else (lambda n: None)
    p = PoeticHalloween(W, H, seed=11, keep_stages=bool(stages), stages_dir=stages)
    p.finish()
    p.ground()
    p.stage('board')
    sc = Scene(p)
    tick('setup')
    for name in PHASES[:-1]:
        getattr(sc, name)()
        tick(name)
        p.stage(name)
    getattr(sc, PHASES[-1])()
    tick(PHASES[-1])
    p.save(out, stages_dir=stages)
    print('saved', out, f'{time.time() - T0:.1f}s', p.n_strokes, 'strokes')


if __name__ == '__main__':
    main()
